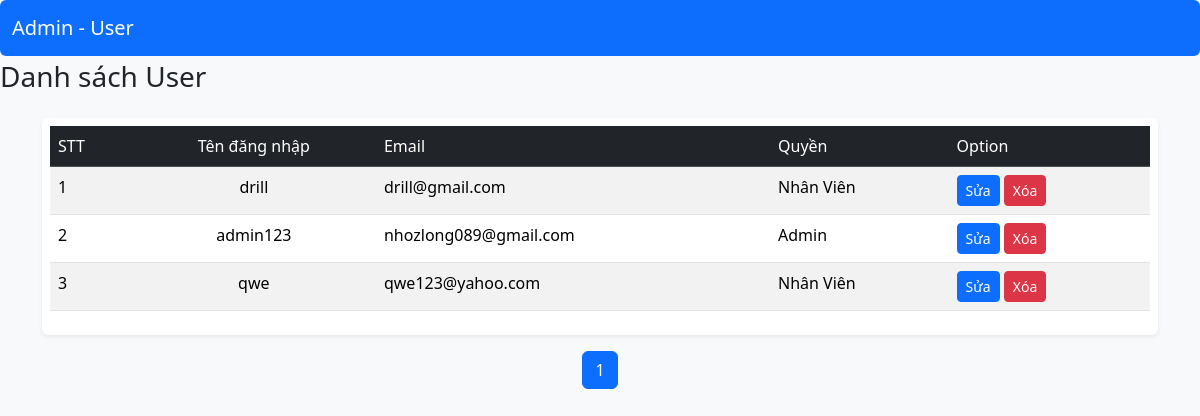
The page /user/list_user.php on the database its author committed.
### tables this page shows
CREATE TABLE `users` (
  `id_user` int(11) NOT NULL,
  `username` varchar(255) NOT NULL,
  `PWD` varchar(255) NOT NULL,
  `email` varchar(255) NOT NULL,
  `roles` int(11) DEFAULT NULL
);

### user/list_user.php (the view, shortened to what this page needs)
<?php
include_once '../libs/config.php';
    $limit = 6;
$page = isset($_GET['p']) ? (int)$_GET['p'] : 1;
$page = max($page, 1);
$start = ($page - 1) * $limit;
$stmt = $conn->query("SELECT COUNT(*) FROM users");
$totalRecords = $stmt->fetchColumn();
$totalPages = ceil($totalRecords / $limit);
$stmt = $conn->prepare("SELECT id_user, username,email,roles FROM users LIMIT :start, :limit");
$stmt->bindValue(':start', $start, PDO::PARAM_INT);
$stmt->bindValue(':limit', $limit, PDO::PARAM_INT);
$stmt->execute();
$lists = $stmt->fetchAll(PDO::FETCH_ASSOC);
?>
<!DOCTYPE html>
<html lang="vi">
<head>
    <link href="https://cdn.jsdelivr.net/npm/bootstrap@5.3.3/dist/css/bootstrap.min.css" rel="stylesheet">
</head>
<nav class="navbar navbar-expand-lg navbar-dark bg-primary mb-1 rounded">
    <div class="container-fluid">
        <a class="navbar-brand" href="../admin/dashboard.php">Admin - User</a>
    </div>
</nav>
<body class="bg-light">
    <h3 class="mb-4">Danh sách User</h3>
<div class="container">
    <div class="bg-white p-2 rounded shadow-sm">
        <table class="table table-hover table-striped">
            <thead class="table-dark">
                <tr>
                    <td>STT</td>
                    <td class="text-center">Tên đăng nhập</td>
                    <td>Email</td>
                    <td>Quyền</td>
                    <td>Option</td>
                </tr>
            </thead>
            <tbody>
                <?php foreach ($lists as $item) { ?>
                    <tr>
                        <td><?php echo $item['id_user']  ?></td>
                        <td class="text-center"><?php echo $item['username']; ?></td>
                        <td><?php echo $item['email']; ?></td>
                        <td>
                            <?php
                            if ($item['roles'] == 1) {
                                echo "Admin";
                            }
                            elseif ($item['roles'] == 2) {
                                echo "Nhân Viên";
                            }
                            else{
                                echo "Khách";
                            }
                            ?>
                       <td>
    <form method="post" action="edit_user.php" style="display:inline;">
        <input class="btn btn-sm btn-primary"
               type="submit"
               name="edit"
               value="Sửa" />
    </form>
    <form method="post" action="delete_user.php" style="display:inline;">
        <input class="btn btn-sm btn-danger"
               type="submit"
               name="delete"
               value="Xóa"
               onclick="return confirm('Bạn có chắc chắn muốn xóa không?');" />
    </form>
</td>
                    </tr>
                <?php } ?>
            </tbody>
        </table>
    </div>
</div>
<div class="mt-3">
    <nav aria-label="Page navigation">
        <ul class="pagination justify-content-center">
            <?php for ($i = 1; $i <= $totalPages; $i++): ?>
                <li class="page-item <?php echo ($i == $page) ? 'active' : ''; ?>">
                    <a class="page-link" href="?page=list_user&p=<?php echo $i; ?>"><?php echo $i; ?></a>
                </li>
            <?php endfor; ?>
        </ul>
    </nav>
</div>
</body>
</html>

### rows shown on the page
users: id_user "1", username "drill", email "drill@gmail.com", shows "Nhân Viên"
users: id_user "2", username "admin123", email "nhozlong089@gmail.com", shows "Admin"
users: id_user "3", username "qwe", email "qwe123@yahoo.com", shows "Nhân Viên"
